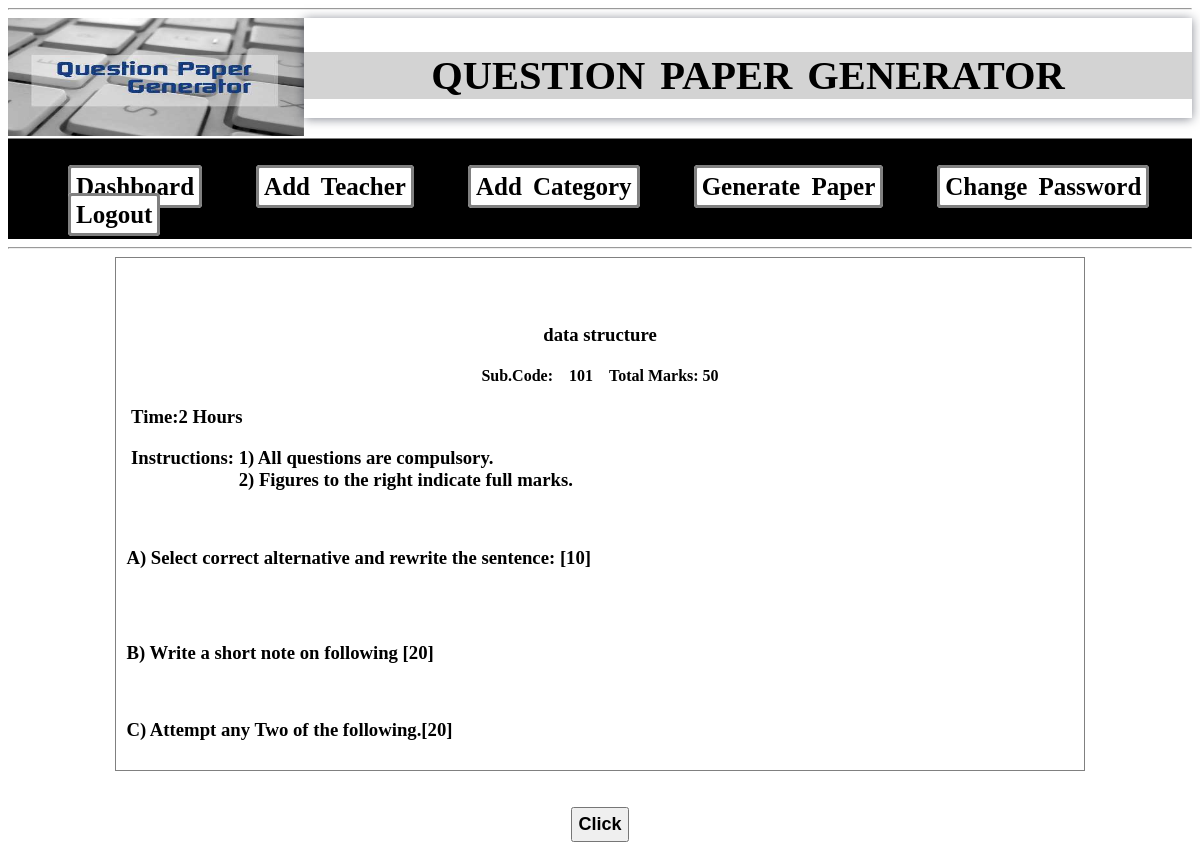
Before: /admin/create-paper50.php?sid=101 with the older database file.
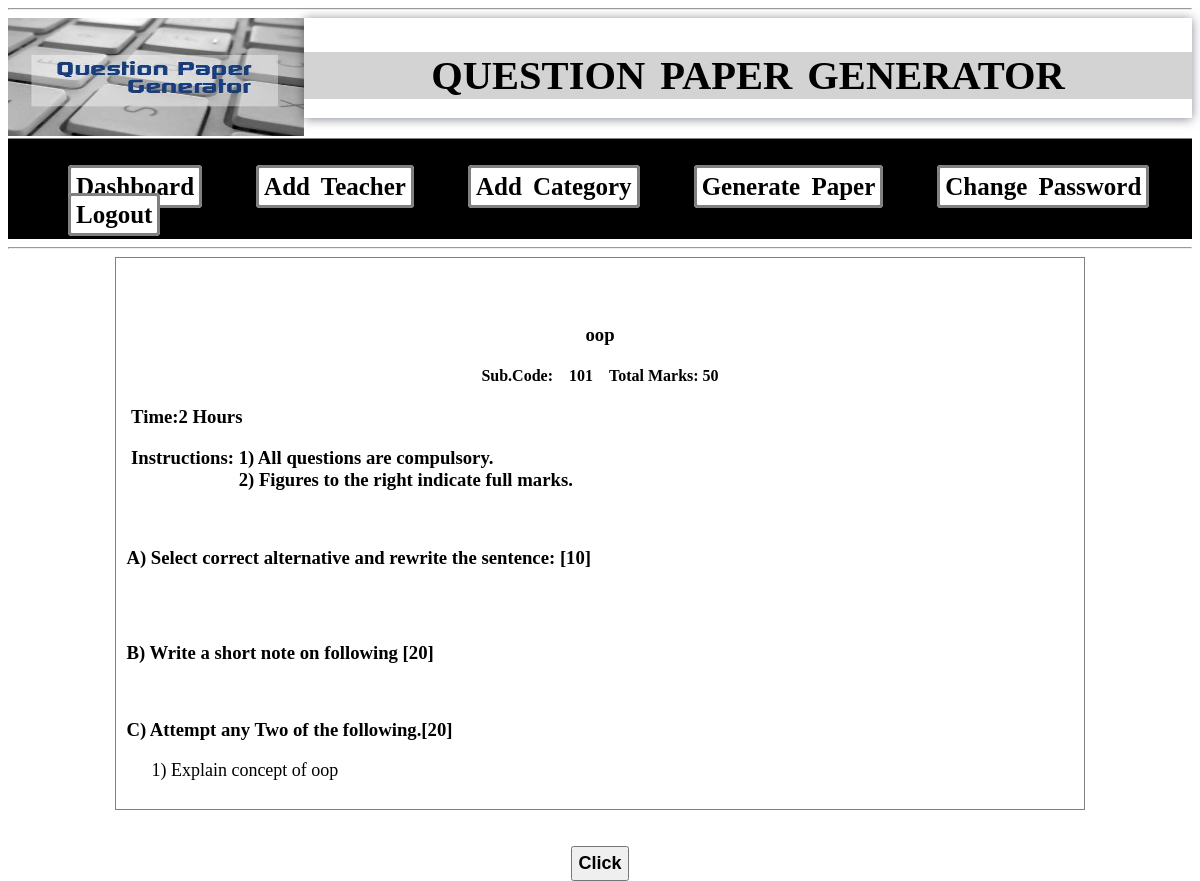
After: the same page with the newer database file.
### tables this page shows
CREATE TABLE IF NOT EXISTS `addsubject` (
  `sid` int(10) NOT NULL,
  `sname` varchar(255) NOT NULL,
  `tid` int(11) NOT NULL,
  `qstatus` varchar(100) NOT NULL,
  PRIMARY KEY (`sid`)
);

CREATE TABLE IF NOT EXISTS `theory_quetion` (
  `qid` int(11) NOT NULL AUTO_INCREMENT,
  `qnm` varchar(255) NOT NULL,
  `catid` int(11) NOT NULL,
  `sid` int(10) NOT NULL,
  `tid` int(11) NOT NULL,
  `qtype` varchar(100) NOT NULL,
  PRIMARY KEY (`qid`),
  KEY `tid` (`tid`)
);

### admin/create-paper50.php (the view, shortened to what this page needs)
<html>
<head>
<link rel="stylesheet" type="text/css" href="css/style1.css">
</head>
<body><hr>
   <?php
    include 'header1.php';
	?>
	<div id="output" style="background-color:white;width:80%;margin:0 auto;height:auto;padding:10px;border:1px solid grey;">
	       <div id="head" align="center">
 <?php
				 include 'conection.php';
		$queryS ="SELECT * FROM addsubject WHERE sid=".$_GET['sid'];
		$resultS=mysqli_query($con,$queryS);
		$rows=mysqli_fetch_assoc($resultS)
	?>
<br><br>
<h3><?php echo $rows['sname'];?></h3>
<h4>Sub.Code:&nbsp;&nbsp;&nbsp;
<?php echo $rows['sid'];?>
&nbsp;&nbsp;&nbsp;&nbsp;Total Marks: 50</h4>
</div>
<div id="day_date" style="text-align:left;">
<h3>&nbsp;Time:2 Hours</h3>
<h3>&nbsp;Instructions:&nbsp;1) All questions are compulsory.<br>&nbsp;&nbsp;&nbsp;&nbsp;&nbsp;&nbsp;&nbsp;&nbsp;&nbsp;&nbsp;&nbsp;&nbsp;&nbsp;&nbsp;&nbsp;&nbsp;&nbsp;&nbsp;&nbsp;&nbsp;&nbsp;
                    &nbsp;&nbsp;2) Figures to the right indicate full marks.</h3>
</div>
<div id="mcq">
<br><h3>
A) Select correct alternative and rewrite the sentence:
<span>[10]</span>
</h3>
</div><br>
<div id="any_four">
<br><h3>B) Write a short note on following [20]</h3>
<p></div>
<div id="any_two">
<br><h3>C) Attempt any Two of the following.[20]</h3>
<?php
$querytwo ="SELECT * FROM theory_quetion WHERE sid=".$_GET['sid']." AND catid=3 ORDER BY RAND() LIMIT 4";
		$resulttwo=mysqli_query($con,$querytwo);
		$i =1;
		while($rowtwo=mysqli_fetch_assoc($resulttwo))
		{
?>
<p style="margin-left:25px;font-size:18px;">
<?php echo $i;?>)
<?php echo $rowtwo['qnm'];?>
	<?php
	$i++;
	}
	?>
</div>
</div><br><br>
<div align="center">
 <input type="button" value="Click" onclick="printDiv()" style="padding:5px; font-size:18px; font-weight:bold;">
</div>
</body>
</html>

Changed rows visible on the page:
changed addsubject id 101: sname "data structure" → "oop"
added theory_quetion: qnm "Explain concept of oop"
